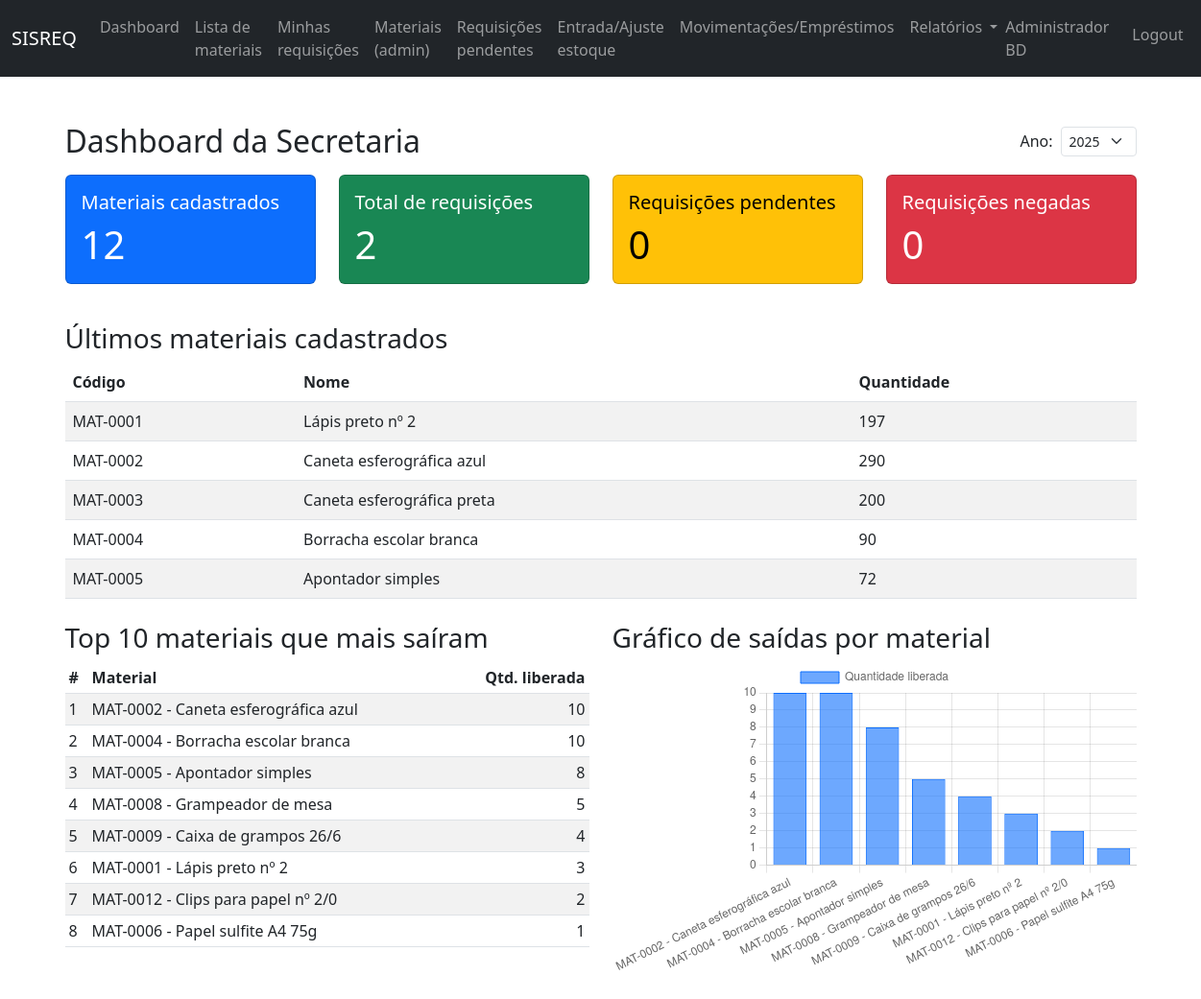
/ (signed in), run on the app's committed database.
### apps/usuarios/models.py (models this page shows, shortened)
class Usuario(AbstractBaseUser, PermissionsMixin):
    email = models.EmailField(unique=True)
    nome_completo = models.CharField(max_length=150)
    matricula = models.CharField(max_length=30, blank=True, null=True)
    prefeitura = models.ForeignKey(
        "cadastros.Prefeitura",
        on_delete=models.PROTECT,
        null=True,
        blank=True,
    )
    secretaria = models.ForeignKey(
        "cadastros.Secretaria",
        on_delete=models.PROTECT,
        null=True,
        blank=True,
    )
    setor = models.ForeignKey(
        "cadastros.Setor",
        on_delete=models.PROTECT,
        null=True,
        blank=True,
    )
    tipo = models.CharField(
        max_length=20,
        choices=TIPO_USUARIO_CHOICES,
        default="FUNCIONARIO",
    )
    ativo = models.BooleanField(default=True)
    is_staff = models.BooleanField(default=False)
    is_superuser = models.BooleanField(default=False)
    date_joined = models.DateTimeField(default=timezone.now)
    USERNAME_FIELD = "email"
    REQUIRED_FIELDS = ["nome_completo"]
    objects = UsuarioManager()
    class Meta:
        verbose_name = "Usuário"
        verbose_name_plural = "Usuários"
    @property
    def is_active(self) -> bool:
        return self.ativo

### apps/estoque/models.py (models this page shows, shortened)
class Material(models.Model):
    prefeitura = models.ForeignKey(
        "cadastros.Prefeitura",
        on_delete=models.PROTECT,
    )
    secretaria = models.ForeignKey(
        "cadastros.Secretaria",
        on_delete=models.PROTECT,
    )
    codigo = models.CharField(max_length=50)
    nome = models.CharField(max_length=150)
    marca = models.CharField(max_length=100, blank=True)
    categoria = models.CharField(max_length=100, blank=True)
    descricao = models.TextField(blank=True)
    unidade = models.CharField(
        max_length=10,
        choices=UNIDADE_MATERIAL_CHOICES,
    )
    quantidade_estoque = models.IntegerField()
    quantidade_minima = models.IntegerField()
    ativo = models.BooleanField(default=True)
    created_at = models.DateTimeField(auto_now_add=True)
    updated_at = models.DateTimeField(auto_now=True)
    class Meta:
        verbose_name = "Material"
        verbose_name_plural = "Materiais"
        unique_together = ("prefeitura", "secretaria", "codigo")

### apps/estoque/views.py (the view)
# urls.py: path("", views.dashboard, name="dashboard"),
@login_required
def dashboard(request):
    prefeitura_id, secretaria_id = _get_unidade_from_session(request)
    materiais = Material.objects.filter(
        prefeitura_id=prefeitura_id,
        secretaria_id=secretaria_id,
        ativo=True,
    )
    requisicoes = Requisicao.objects.filter(
        prefeitura_id=prefeitura_id,
        secretaria_id=secretaria_id,
    )
    pendentes = requisicoes.filter(status="PENDENTE").count()
    negadas = requisicoes.filter(status="NEGADA").count()
    total_materiais = materiais.count()
    ano_atual = timezone.now().year
    ano_param = request.GET.get("ano")
    anos_qs = requisicoes.filter(data_entrega__isnull=False).dates(
        "data_entrega",
        "year",
    )
    anos_disponiveis = [d.year for d in anos_qs] or [ano_atual]
    try:
        ano_selecionado = int(ano_param) if ano_param else ano_atual
    except (TypeError, ValueError):
        ano_selecionado = ano_atual
    if ano_selecionado not in anos_disponiveis:
        ano_selecionado = anos_disponiveis[-1]
    itens_ano = ItemRequisicao.objects.filter(
        requisicao__prefeitura_id=prefeitura_id,
        requisicao__secretaria_id=secretaria_id,
        requisicao__data_entrega__year=ano_selecionado,
        requisicao__data_entrega__isnull=False,
    )
    top_materiais = (
        itens_ano.values(
            "material__codigo",
            "material__nome",
            "material__unidade",
        )
        .annotate(total_liberado=Sum("quantidade_liberada"))
        .order_by("-total_liberado")[:10]
    )
    chart_labels = [
        f"{m['material__codigo']} - {m['material__nome']}" for m in top_materiais
    ]
    chart_data = [m["total_liberado"] for m in top_materiais]
    context = {
        "materiais": materiais[:5],
        "total_materiais": total_materiais,
        "total_requisicoes": requisicoes.count(),
        "requisicoes_pendentes": pendentes,
        "requisicoes_negadas": negadas,
        "anos_disponiveis": anos_disponiveis,
        "ano_selecionado": ano_selecionado,
        "top_materiais": top_materiais,
        "chart_labels_json": json.dumps(chart_labels, ensure_ascii=False),
        "chart_data_json": json.dumps(chart_data),
    }
    return render(request, "core/dashboard.html", context)

### apps/estoque/views.py (called while the page is built, shortened)
def _get_unidade_from_session(request):
    prefeitura_id = request.session.get("prefeitura_id")
    secretaria_id = request.session.get("secretaria_id")
    user = getattr(request, "user", None)
    return prefeitura_id, secretaria_id

### apps/templates/core/dashboard.html (shortened to what this page needs)
{% extends "core/base.html" %}
{% load static %}
{% block content %}
<div class="container mt-4">
  <div class="d-flex justify-content-between align-items-center">
    <h2 class="mb-0">Dashboard da Secretaria</h2>
    <form method="get" class="d-flex align-items-center">
      <label for="filtro-ano-topo" class="me-2 mb-0">Ano:</label>
      <select id="filtro-ano-topo"
              name="ano"
              class="form-select form-select-sm"
              onchange="this.form.submit()">
        {% for ano in anos_disponiveis %}
          <option value="{{ ano }}" {% if ano_selecionado == ano %}selected{% endif %}>
            {{ ano }}
          </option>
        {% endfor %}
      </select>
    </form>
  </div>
  <div class="row mt-3">
    <div class="col-md-3">
      <div class="card text-bg-primary mb-3">
        <div class="card-body">
          <h5 class="card-title">Materiais cadastrados</h5>
          <p class="card-text display-6">{{ total_materiais }}</p>
        </div>
      </div>
    </div>
    <div class="col-md-3">
      <div class="card text-bg-success mb-3">
        <div class="card-body">
          <h5 class="card-title">Total de requisições</h5>
          <p class="card-text display-6">{{ total_requisicoes }}</p>
        </div>
      </div>
    </div>
    <div class="col-md-3">
      <div class="card text-bg-warning mb-3">
        <div class="card-body">
          <h5 class="card-title">Requisições pendentes</h5>
          <p class="card-text display-6">{{ requisicoes_pendentes }}</p>
        </div>
      </div>
    </div>
    <div class="col-md-3">
      <div class="card text-bg-danger mb-3">
        <div class="card-body">
          <h5 class="card-title">Requisições negadas</h5>
          <p class="card-text display-6">{{ requisicoes_negadas }}</p>
        </div>
      </div>
    </div>
  </div>
  <h3 class="mt-4">Últimos materiais cadastrados</h3>
  <table class="table table-striped mt-2">
    <thead>
      <tr>
        <th>Código</th>
        <th>Nome</th>
        <th>Quantidade</th>
      </tr>
    </thead>
    <tbody>
      {% for material in materiais %}
      <tr>
        <td>{{ material.codigo }}</td>
        <td>{{ material.nome }}</td>
        <td>{{ material.quantidade_estoque }}</td>
      </tr>
      {% empty %}
      <tr>
        <td colspan="3">Nenhum material cadastrado.</td>
      </tr>
      {% endfor %}
    </tbody>
  </table>
  <div class="row mt-4">
    <div class="col-md-6">
      <h3 class="mb-2">Top 10 materiais que mais saíram</h3>
      <table class="table table-sm table-striped">
        <thead>
          <tr>
            <th>#</th>
            <th>Material</th>
            <th class="text-end">Qtd. liberada</th>
          </tr>
        </thead>
        <tbody>
          {% for m in top_materiais %}
          <tr>
            <td>{{ forloop.counter }}</td>
            <td>{{ m.material__codigo }} - {{ m.material__nome }}</td>
            <td class="text-end">{{ m.total_liberado }}</td>
          </tr>
          {% empty %}
          <tr>
            <td colspan="3">Ainda não há saídas registradas para o ano selecionado.</td>
          </tr>
          {% endfor %}
        </tbody>
      </table>
    </div>
    <div class="col-md-6">
      <h3 class="mb-2">Gráfico de saídas por material</h3>
      <canvas id="chart-top-materiais" height="180"></canvas>
    </div>
  </div>
</div>
{% endblock %}
{% block extra_scripts %}
<script>
document.addEventListener('DOMContentLoaded', function(){
  const ctx = document.getElementById('chart-top-materiais');
  if (!ctx) return;
  const labels = {{ chart_labels_json|safe }};
  const data = {{ chart_data_json|safe }};
  if (!labels.length) {
    return;
  }
  new Chart(ctx, {
    type: 'bar',
    data: {
      labels: labels,
      datasets: [{
        label: 'Quantidade liberada',
        data: data,
        backgroundColor: 'rgba(13, 110, 253, 0.6)',
        borderColor: 'rgba(13, 110, 253, 1)',
        borderWidth: 1
      }]
    },
    options: {
      responsive: true,
      scales: {
        y: {
          beginAtZero: true,
          ticks: {
            precision: 0
          }
        }
      }
    }
  });
});
</script>
{% endblock %}

### apps/templates/core/base.html (shortened to what this page needs)
{% load static %}
<!DOCTYPE html>
<html lang="pt-br">
  <head>
    <link href="https://cdn.jsdelivr.net/npm/bootstrap@5.3.0/dist/css/bootstrap.min.css" rel="stylesheet">
    <link rel="stylesheet" href="{% static 'estoque/css/estoque.css' %}">
  </head>
  <body>
    <nav class="navbar navbar-expand-lg navbar-dark bg-dark">
      <div class="container-fluid">
        <a class="navbar-brand" href="{% url 'estoque:dashboard' %}">SISREQ</a>
        <div class="collapse navbar-collapse" id="navbarNav">
          <ul class="navbar-nav me-auto mb-2 mb-lg-0">
            {% if request.user.is_authenticated %}
            <li class="nav-item">
              <a class="nav-link" href="{% url 'estoque:dashboard' %}">Dashboard</a>
            </li>
            <li class="nav-item">
              <a class="nav-link" href="{% url 'estoque:lista_materiais_publica' %}">Lista de materiais</a>
            </li>
            <li class="nav-item">
              <a class="nav-link" href="{% url 'estoque:listar_requisicoes' %}">Minhas requisições</a>
            </li>
            {% if request.user.tipo == "ADMINISTRADOR" %}
            <li class="nav-item">
              <a class="nav-link" href="{% url 'estoque:listar_materiais' %}">Materiais (admin)</a>
            </li>
            <li class="nav-item">
              <a class="nav-link" href="{% url 'estoque:listar_requisicoes' %}?status=PENDENTE">Requisições pendentes</a>
            </li>
            <li class="nav-item">
              <a class="nav-link" href="{% url 'estoque:novo_movimento_estoque' %}">Entrada/Ajuste estoque</a>
            </li>
            <li class="nav-item">
              <a class="nav-link" href="{% url 'estoque:entrada_compra' %}">Movimentações/Empréstimos</a>
            </li>
            <li class="nav-item dropdown">
              <a class="nav-link dropdown-toggle"
                 href="#"
                 id="navbarRelatorios"
                 role="button"
                 data-bs-toggle="dropdown"
                 aria-expanded="false">
                Relatórios
              </a>
            </li>
            {% endif %}
            {% endif %}
          </ul>
          <ul class="navbar-nav">
            {% if request.user.is_authenticated %}
            <li class="nav-item">
              <span class="navbar-text me-3">
                {{ request.user.nome_completo }}
              </span>
            </li>
            <li class="nav-item">
              <a class="nav-link" href="{% url 'usuarios:logout' %}">Logout</a>
            </li>
            {% else %}
            <li class="nav-item">
              <a class="nav-link" href="{% url 'usuarios:login' %}">Login</a>
            </li>
            {% endif %}
          </ul>
        </div>
      </div>
    </nav>
    <main class="py-4">
      {% block content %}{% endblock %}
    </main>
    {% block extra_scripts %}{% endblock %}
  </body>
</html>

### data on the page
Usuario: user.nome_completo "Administrador BD"
Material: codigo "MAT-0001", nome "Lápis preto nº 2", quantidade_estoque "197", material__codigo "MAT-0001", material__nome "Lápis preto nº 2", total_liberado "3"
Material: codigo "MAT-0002", nome "Caneta esferográfica azul", quantidade_estoque "290", material__codigo "MAT-0002", material__nome "Caneta esferográfica azul", total_liberado "10"
Material: codigo "MAT-0003", nome "Caneta esferográfica preta", quantidade_estoque "200"
Material: codigo "MAT-0004", nome "Borracha escolar branca", quantidade_estoque "90", material__codigo "MAT-0004", material__nome "Borracha escolar branca", total_liberado "10"
Material: codigo "MAT-0005", nome "Apontador simples", quantidade_estoque "72", material__codigo "MAT-0005", material__nome "Apontador simples", total_liberado "8"

### other printed values
{{ total_materiais }} "12"
{{ total_requisicoes }} "2"
{{ requisicoes_pendentes }} "0"
{{ requisicoes_negadas }} "0"
{{ m.material__codigo }} "MAT-0008" "MAT-0009" "MAT-0012" "MAT-0006"
{{ m.material__nome }} "Grampeador de mesa" "Caixa de grampos 26/6" "Clips para papel nº 2/0" "Papel sulfite A4 75g"
{{ m.total_liberado }} "5" "4" "2" "1"
form field ano "2025"
chart data {{ chart_data_json|safe }} [10, 10, 8, 5, 4, 3, 2, 1]
